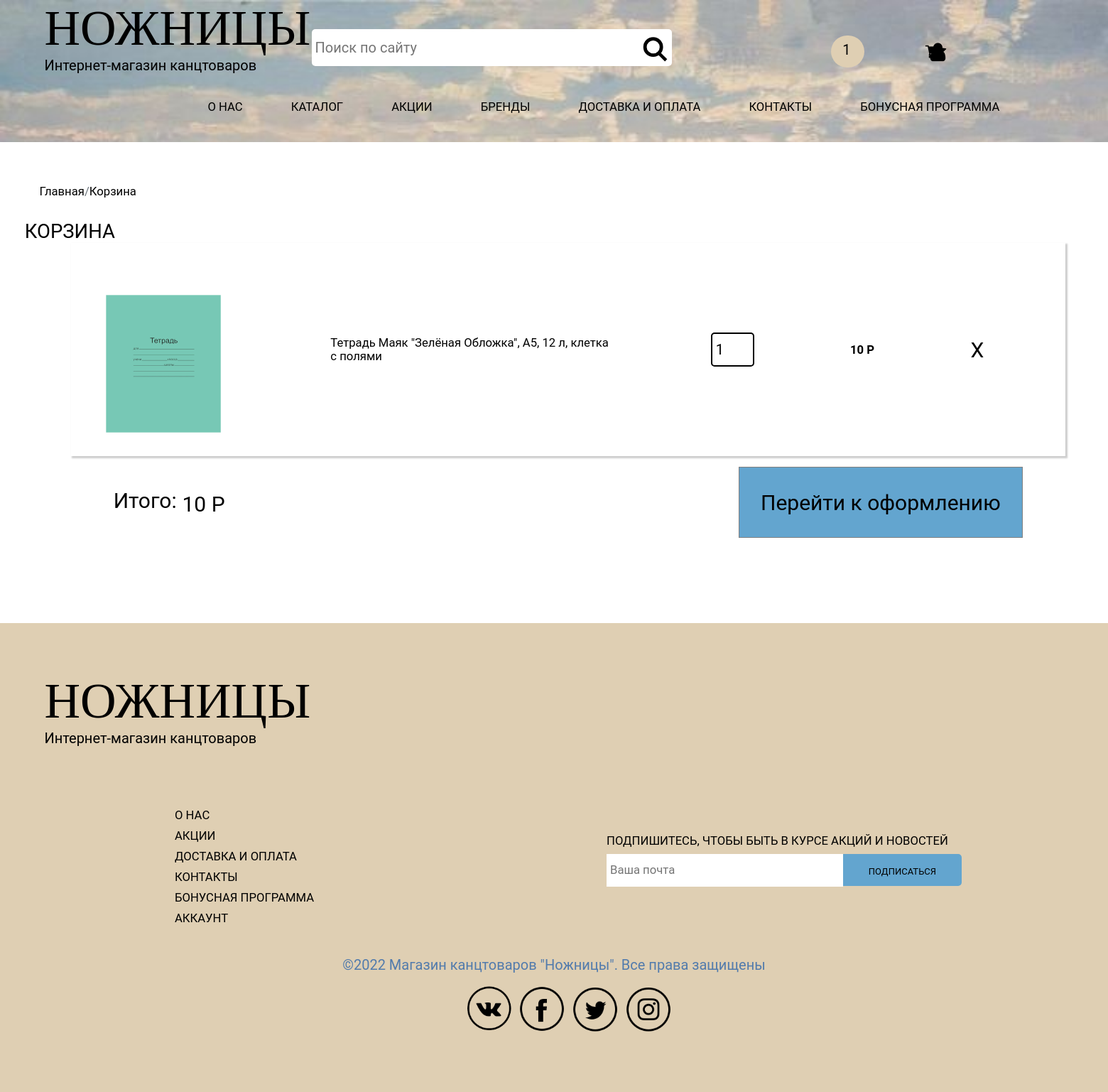
Screenshot of /shopping_cart/?id_product=11 with the database file from the repository.
### tables this page shows
CREATE TABLE `goods` (
  `id` int(11) NOT NULL,
  `product_name` varchar(300) NOT NULL,
  `price` varchar(200) NOT NULL,
  `category` varchar(200) NOT NULL,
  `section` varchar(200) NOT NULL,
  `brand` varchar(150) NOT NULL,
  `product_pic` varchar(252) NOT NULL,
  `add_time` timestamp NOT NULL DEFAULT CURRENT_TIMESTAMP,
  `description` text NOT NULL,
  `folder_name` varchar(255) NOT NULL
);

### controllers/functions.php (called while the page is built)
<?php
include_once('../connect_db.php');
function get_course_by_id( $id ){
	global $connect;
	$query = "SELECT * FROM goods WHERE id=" . $id;
	$req = mysqli_query($connect, $query);
	$resp = mysqli_fetch_array($req);
	return $resp;
}

### shopping_cart/index.php (the view, shortened to what this page needs)
<?php
include_once('../connect_db.php');
include_once('../controllers/functions.php');
if ( isset($_GET['id_product']) && !empty($_GET['id_product']) ) {
	$current_added_course = get_course_by_id($_GET['id_product']);
}
?>
<!DOCTYPE html>
<html>
<head>
	<link rel="stylesheet" type="text/css" href="../css/styles.css">
	<link rel="stylesheet" href="https://maxcdn.bootstrapcdn.com/font-awesome/4.5.0/css/font-awesome.min.css">
</head>
<body>
		<header>
			<div class="logo_wrapper">
				<a href="../index.php"><span class="logo">НОЖНИЦЫ</span></a><br>
				<span class="logo_desc">Интернет-магазин канцтоваров</span>
			</div>
			<div class="smth_near_logo">
				<div class="search_wrap">
				<form method="GET" action="../search/index.php">
			<input type="text" name="search" placeholder="Поиск по сайту" class="search">
			<input type="submit" name="start_search" class="button" value="">
				</form>
				</div>
			<div class="header_icons">
<div style="      font-size: 20px;
    margin-right: 0px;
    margin-left: 0px;
    border: solid 1px;
    border-radius: 27px;
    width: 30px;
    height: 36px;
    padding-left: 15px;
    padding-top: 7px;
    background-color: #dfcfb3;
    border-color: transparent;">
<?php
if (isset($_SESSION['cart_list'])) {
	echo "" . count($_SESSION['cart_list']) . "";
}
else
{
	echo "0";
}
?>
</div>
			<a href="../shopping_cart/index.php"><div class="shopping_cart"></div></a>
			<a href="../favorites/index.php"><div class="favorites"></div></a>
			<?php
			if ($_SESSION['user']) {
				echo "<a href=../personal_account/index.php><div class=user_account></div></a>";
			}
			else
			{
				echo "<a href=#reg_form><div class=user_account></div></a>";
			}
			?>
			</div>
			</div>
			<div class="menu">
				<nav>
					<ul class="menu_nav">
						<li><a href="../menu/about_us/index.php">О НАС</a></li>
						<div class="drpdwn_catalog">
						<li><a href="#">КАТАЛОГ</a></li>
						</div>
						<li><a href="../menu/stocks/index.php">АКЦИИ</a></li>
						<li><a href="../menu/brands/index.php">БРЕНДЫ</a></li>
						<li><a href="../menu/delivery/index.php">ДОСТАВКА И ОПЛАТА</a></li>
						<li><a href="../menu/contacts/index.php">КОНТАКТЫ</a></li>
						<li><a href="../menu/bonus/index.php">БОНУСНАЯ ПРОГРАММА</a></li>
					</ul>
				</nav>
			</div>
		</header>
		<main >
<div class="breadcrumbs-width">
		<ul class="breadcrumb">
			<li class="breadcrumb-item"><a href="../index.php">Главная</a></li>
			<li class="breadcrumb-item active_brdcrmb">Корзина</li>
		</ul>
		</div>
	<div class="top_section">
		<h1>КОРЗИНА</h1>
	</div>
		<?php if ( isset($_SESSION['cart_list']) && count($_SESSION['cart_list']) !=0 ) : ?>
		<ul>
			<?php foreach( $_SESSION['cart_list'] as $course ) : ?>
<form action="../controllers/order.php" class="order_form" method="POST">
<div class="shopping_cart_wrapper">
<div class="shopping_cart_filled">
	<img src='../images/товары/<?php echo $course['folder_name']; ?>/<?php echo $course['product_pic']; ?>' style='margin-top: 70px;
width: 200px;
	height: 200px;
	background-repeat: no-repeat;
	background-size: 200px;
	margin-left: 30px;'>
	<div class="order_info">
		<div class="order_name" style="width: 400px"><a href="../category/products/?id_goods=<?php echo $course['id'];?>"><?php echo $course['product_name']; ?></a></div>
		<div class="order_ammount"><input type="number" min="1" max="20" value="1" name="ammount"></div>
		<div class="order_price"><b><?php echo $course['price']; ?> Р</b></div>
		<a href="../shopping_cart/?delete_id=<?php echo $course['id'];?>"><div class="delete_order">X</div></a>
	</div>
</div>
<?php
$price=str_replace(' ', '', $course['price']);
$arr=array('price' => $price);
$sum=array_sum($arr);
$count +=$sum;
?>
			<?php endforeach; ?>
	<div style="display: flex;">
<div class="total_price" style="padding-top: 25px;">Итого:<input type="text" name="count" class="input_count" value="<?php echo $count; ?> Р" readonly></div>
<?php
if ($_SESSION['cart_list']) {
	echo "
<a href=order/index.php><input type='submit' name='order' value='Перейти к оформлению' class='reg_form_input auth' style='font-size: 30px; width: 400px; height: 100px;'></a>
";
}
?>
</form >
	<?php else : ?>
		<div class="your_cart_is_empty">Ваша корзина пуста :(</div>
		<div class="your_cart_is_empty continue_search">Продолжайте искать и может вам что-то приглянется!</div>
	<?php endif; ?>
</ul>
		</main>
		<footer>
			<div class="logo_wrapper">
				<a href="../index.html"><span class="logo">НОЖНИЦЫ</span></a><br>
				<span class="logo_desc">Интернет-магазин канцтоваров</span>
			</div>
<div class="footer_filling">
			<ul>
				<li><a href="about_us.html">О НАС</a></li>
				<li><a href="stocks.html">АКЦИИ</a></li>
				<li><a href="delivery.html">ДОСТАВКА И ОПЛАТА</a></li>
				<li><a href="contacts.html">КОНТАКТЫ</a></li>
				<li><a href="bonus.html">БОНУСНАЯ ПРОГРАММА</a></li>
				<li><a href="">АККАУНТ</a></li>
			</ul>
<div class="subscribe_wrapper">
			<div class="subscribe_title">ПОДПИШИТЕСЬ, ЧТОБЫ БЫТЬ В КУРСЕ АКЦИЙ И НОВОСТЕЙ</div>
			<div class="subscribe_form">
			<input type="email" name="subscribe" class="your_mail" placeholder="Ваша почта">
			<button class="sbscrb_btn">ПОДПИСАТЬСЯ</button>
			</div>
</div>
</div>
<div class="social_media">
	©2022 Магазин канцтоваров "Ножницы". Все права защищены
	<ul>
		<a href="#"><li class="vk"></li></a>
		<a href="#"><li class="fb"></li></a>
		<a href="#"><li class="twitter"></li></a>
		<a href="#"><li class="inst"></li></a>
	</ul>
</div>
		</footer>
	</body>
	</html>

### rows the page displays
goods: folder_name+product_pic (picture), product_name "Тетрадь Маяк \"Зелёная Обложка\", A5, 12 л, клетка с полями", price "10"

### other values shown
count($_SESSION['cart_list']) "1"
